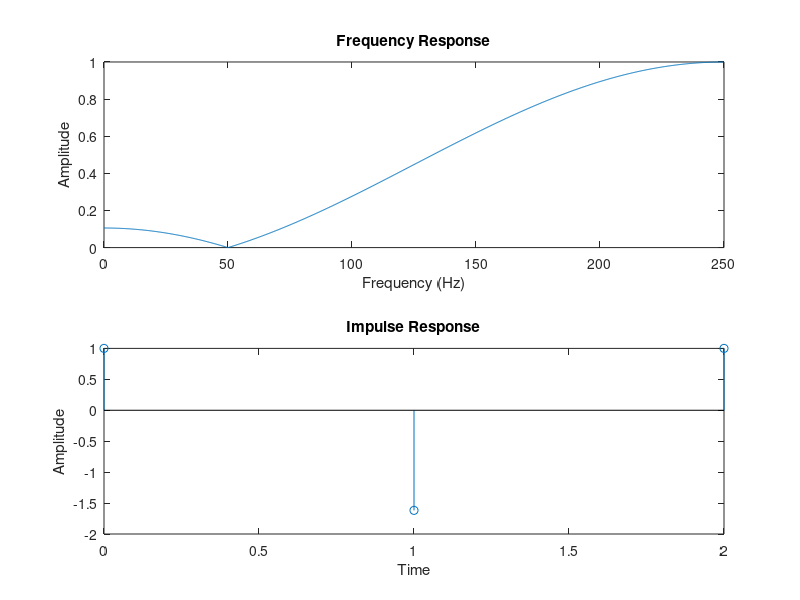

Reproduce this figure in MATLAB.
% Filter parameters
fs = 500; % Sampling rate in Hz
f0 = 50; % Cut-off frequency in Hz

h = [1, -2*cos(2*pi*f0/fs), 1]; %Set coefficient
[H, w] = freqz(h, 1, 1024); %Frequency Response
H_normalized = abs(H) / max(abs(H)); %Normalize

%Plot frequency response
subplot(2, 1, 1);
plot(w * (fs / (2 * pi)), H_normalized);
title('Frequency Response');
xlabel('Frequency (Hz)');
ylabel('Amplitude');

% Plot the impulse response
subplot(2, 1, 2);
n = 0:length(h)-1;
stem(n, h);
title('Impulse Response');
xlabel('Time');
ylabel('Amplitude');